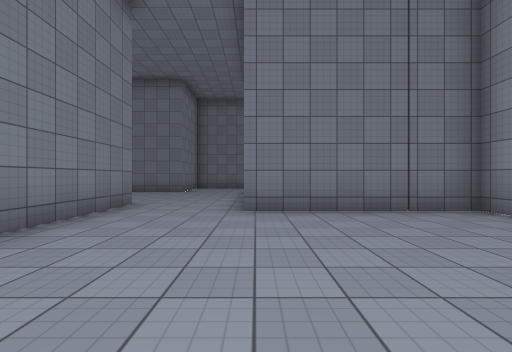
view 1 (above)

15 first-person views from a walk through a Unity game level. The camera is 1.3 m above the floor, looks level and sees 85° across. The floor is counted in squares, 2 m on a side. Each view is taken from the middle of a square. On the plan, view 1 faces up. The plan holds only what a view shows up to about 9 squares ahead; the rest is blank. The place goes on beyond the plan. The player character is not drawn. Surface patterns are stand-ins for the level's own textures.

view 2
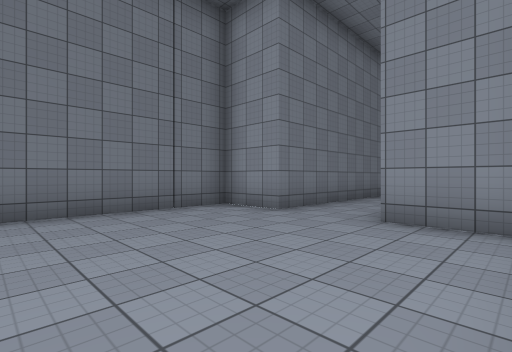

view 3
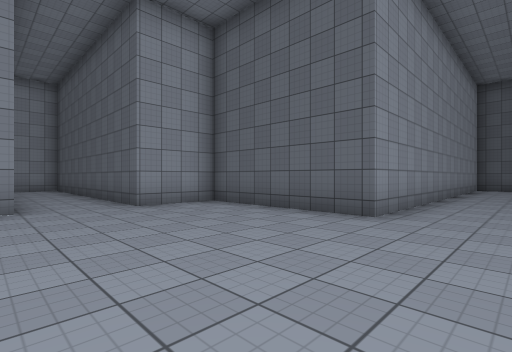

view 4
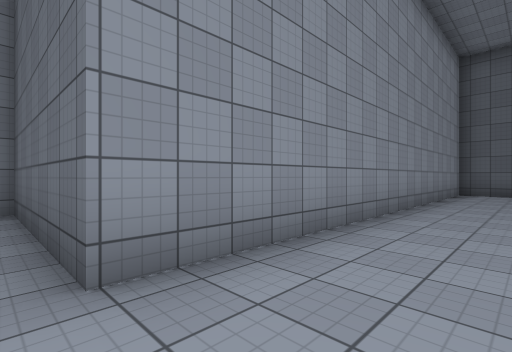

view 5
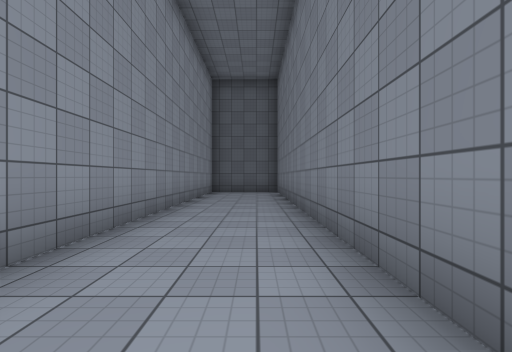

view 6
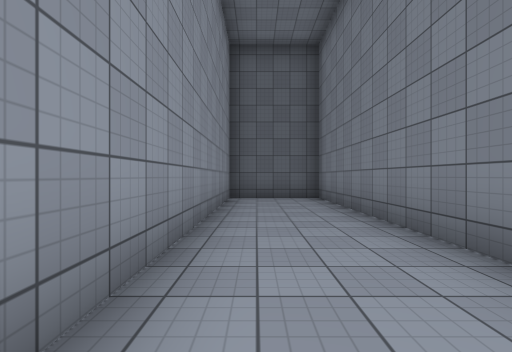

view 7
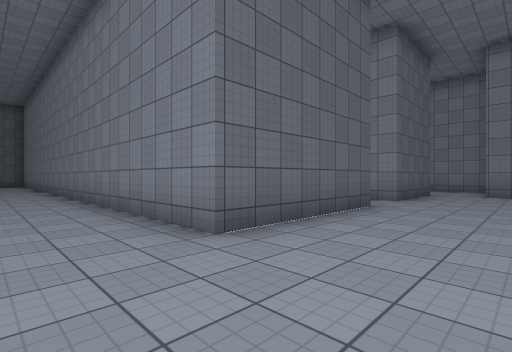

view 8
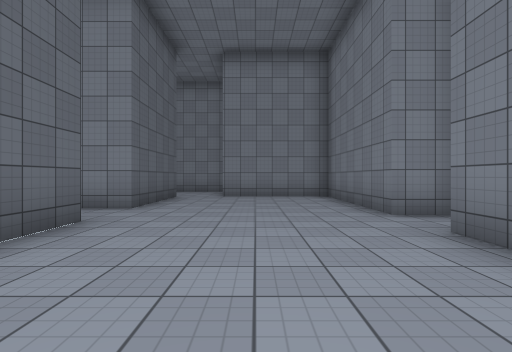

view 9
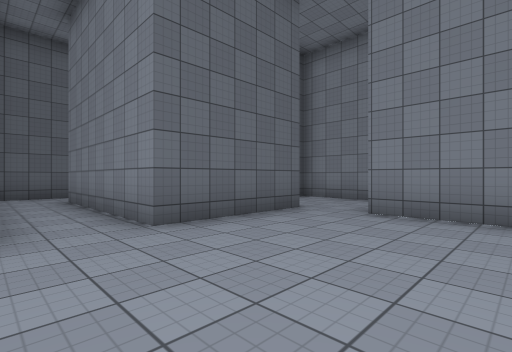

view 10
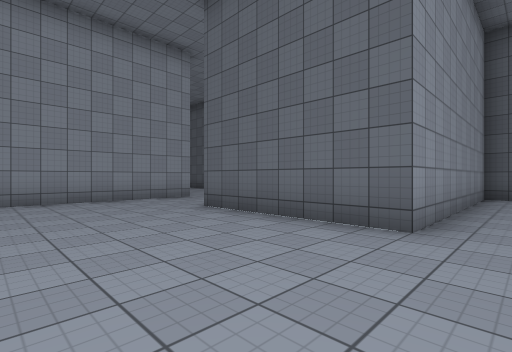

view 11
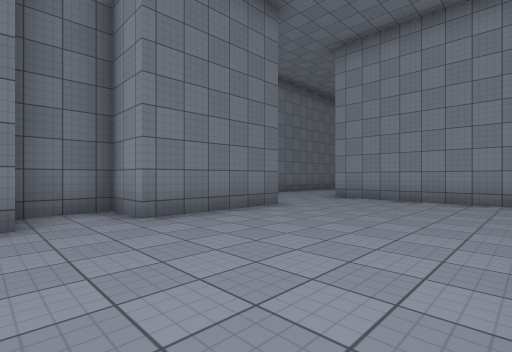

view 12
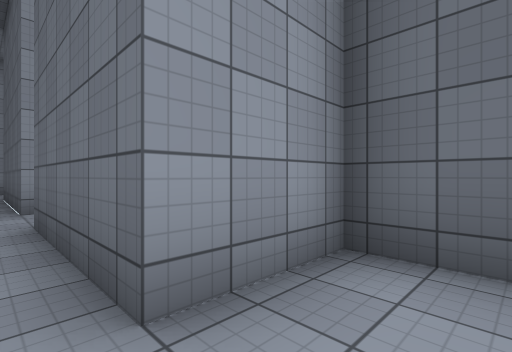

view 13
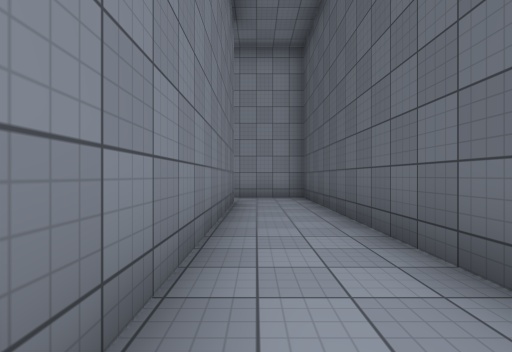

view 14
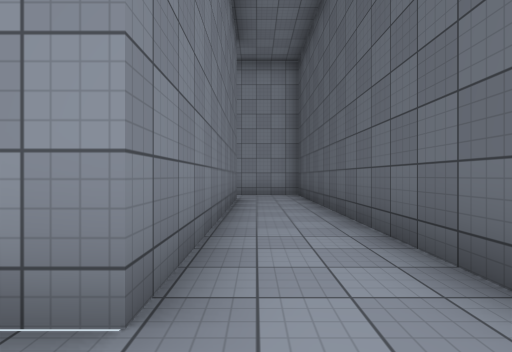

view 15
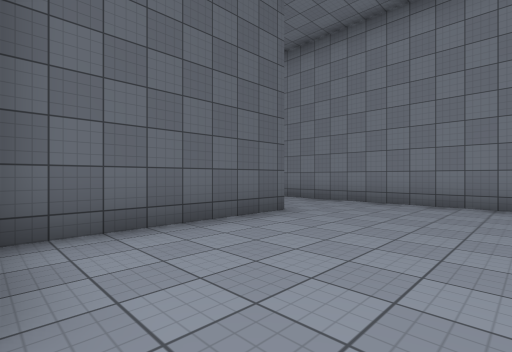

### Floor plan
Points are (right, up) in squares from view 1. A wall is a line through its corners. A room is listed if a view was taken in it or the views show most of it. See-through windows are left out.
Room 1 (views 1, 2, 3, 4, 5, 6, 13, 14, 15)
walls: (-2.9, 6.5) (-2.9, -11.3) (-0.2, -11.3) (-0.2, -0.4) (4.2, -0.4) (4.2, 1.6) (12.5, 1.6) (12.5, 3.8); (10.9, 3.6) (4.2, 3.6) (4.2, 5.2) (-0.2, 5.2) (-0.2, 6.4)
ways out: opening at (-1.5, 6) to room 2
Room 2 (views 7, 8, 9, 10, 11)
walls: (-3, 11.2) (-6.2, 11.2) (-6.2, 12.5) (-7.7, 12.5) (-7.7, 11.2) (-11.8, 11.2) (-11.8, 7.9); (-11.8, 6.5) (-8.6, 6.5) (-8.6, 1.8); (-0.2, 6.4) (-0.2, 10.4); (-9, 0.2) (-7, 0.2) (-7, 6.5) (-2.9, 6.5)
ways out: opening at (-1.5, 6) to room 1; opening at (-12, 7) to room 3; opening at (-9.5, 1); opening at (-1.5, 11.5)
Room 3 (view 12)
walls: (-13, 4.7) (-11.8, 4.7) (-11.8, 6.5)
ways out: opening at (-12, 7) to room 2

Positions as (right, up) in squares from view 1, and headings:
1: (0, 0), facing up
2: (0, 0), facing up-right
3: (-2, 4), facing down-right
4: (-2, 0), facing down-right
5: (-2, 0), facing down
6: (-1, -3), facing down
7: (-1, 9), facing down-left
8: (-3, 9), facing left
9: (-7, 10), facing down-left
10: (-8, 10), facing down-right
11: (-8, 7), facing up-right
12: (-13, 7), facing down-right
13: (4, 3), facing right
14: (3, 3), facing right
15: (4, 3), facing down-left
